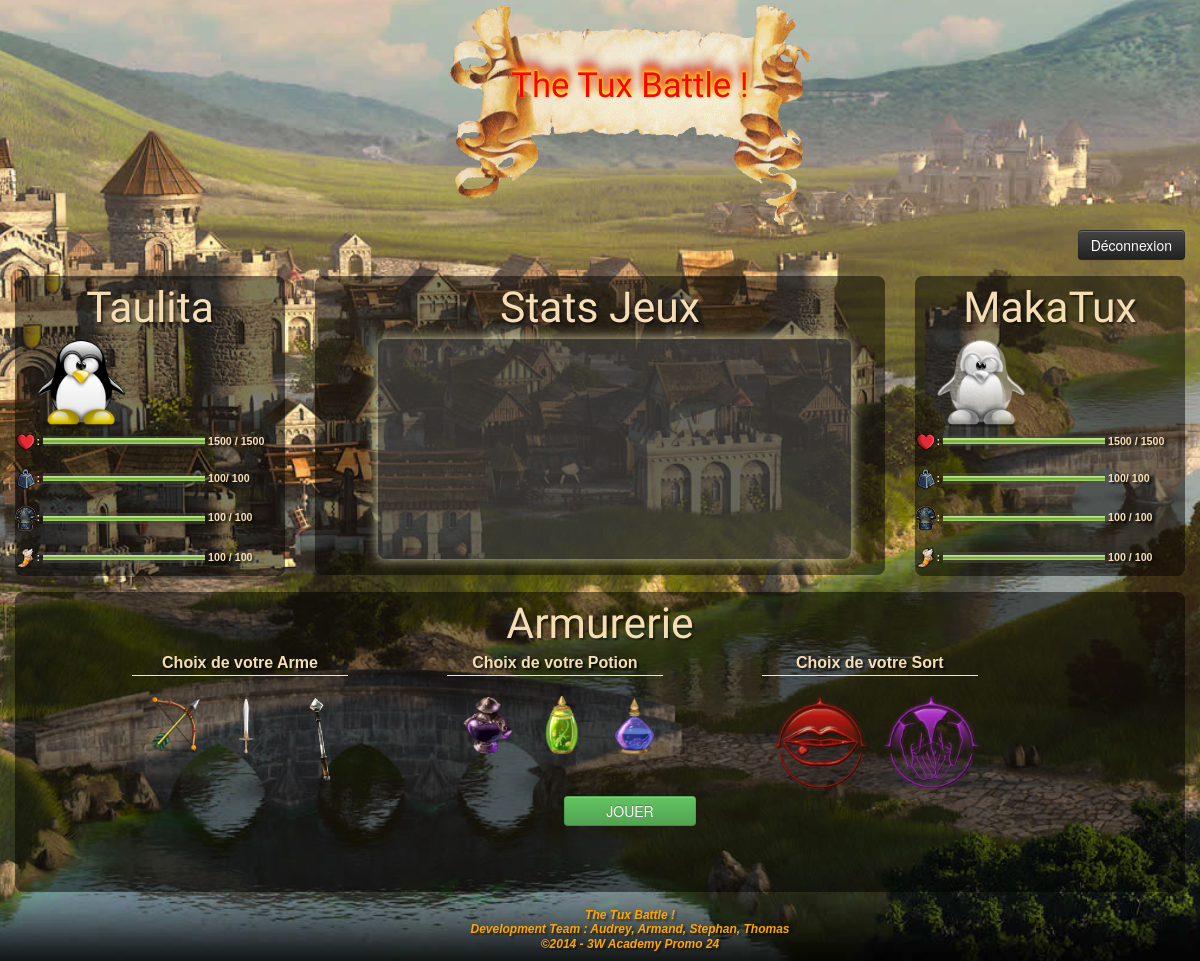
Screenshot of / (signed in) with the database file from the repository.
### tables this page shows
CREATE TABLE IF NOT EXISTS `t_joueur` (
  `id` int(11) NOT NULL AUTO_INCREMENT,
  `nom` varchar(30) NOT NULL,
  `arme` varchar(32) NOT NULL,
  `email` varchar(256) NOT NULL,
  `password` varchar(50) NOT NULL,
  `avatar` int(11) NOT NULL,
  `defaite` int(11) NOT NULL,
  `victoire` int(11) NOT NULL,
  `pv` int(11) NOT NULL,
  `armure` smallint(5) NOT NULL,
  `strength` smallint(5) NOT NULL,
  `agility` smallint(5) NOT NULL,
  PRIMARY KEY (`id`)
);

CREATE TABLE IF NOT EXISTS `t_weapon` (
  `id_weapon` int(11) NOT NULL DEFAULT '0',
  `type` varchar(30) NOT NULL,
  `nom` varchar(50) NOT NULL,
  `agility` smallint(5) NOT NULL,
  `puissance` smallint(5) NOT NULL,
  `pv` smallint(5) NOT NULL,
  `protection` tinyint(1) NOT NULL,
  `rando` tinyint(1) NOT NULL,
  `harakiri` tinyint(1) NOT NULL,
  `megadegat` tinyint(1) NOT NULL,
  `class` varchar(12) NOT NULL,
  PRIMARY KEY (`id_weapon`)
);

### apps/skel.php (called while the page is built)
<?php
require("views/skel.phtml");
?>

### index.php (called while the page is built, shortened)
<?php
	require("sources/confphp/parametres.conf.php");
	require("apps/skel.php");
?>

### apps/header.php (called while the page is built)
<?php
require('views/header.phtml');
?>

### sources/confphp/parametres.conf.php (called while the page is built, shortened)
<?php
	$titre_application = "The Tux Battle !";
	$developpeur1      = "Audrey";
	$developpeur2      = "Armand";
	$developpeur3      = "Stephan";
	$developpeur4      = "Thomas";
	$compagnie         = "3W Academy Promo 24";
?>

### apps/content.php (called while the page is built, shortened)
<?php
require("views/content.phtml");
?>

### apps/player.left.php (called while the page is built)
<?php
$req = "SELECT * FROM t_joueur
		WHERE nom = '".$_SESSION['joueur']."'";
$res = mysqli_query($db,$req);
$data = mysqli_fetch_assoc($res);
require("views/player.left.phtml");
?>

### apps/player.right.php (called while the page is built)
<?php
$req = "SELECT * FROM t_joueur
		WHERE id =1 ";
$res = mysqli_query($db,$req);
$data = mysqli_fetch_assoc($res);
require("views/player.right.phtml");
?>

### apps/playerTurn.php (called while the page is built)
<?php
require("views/playerTurn.phtml");
?>

### apps/footer.php (called while the page is built)
<?php
require('views/footer.phtml');
?>

### views/armes.phtml (the view, shortened to what this page needs)
<li class="span4">
	<label for="f_<?=$weapon['nom']?>">
		<img class="pictogramme <?=$weapon['class']?>" src="sources/img/arme/<?=$weapon['nom']?>.png" alt="<?=$weapon['nom']?>">
	</label>
</li>

### views/skel.phtml (shortened to what this page needs)
<!DOCTYPE html>
<html lang="en">
	<head>
		<link rel="stylesheet" href="sources/css/reset.css">
	    <link rel="stylesheet" href="sources/css/bootstrap.css">
	    <link rel="stylesheet" href="sources/css/bootstrap-responsive.css">
	    <link rel="stylesheet" href="sources/css/animate.css">
	    <link rel="stylesheet" href="sources/css/font-awesome.css">
		<link rel="stylesheet" href="sources/css/tux_battle_style.css">
		<link rel="stylesheet" href="sources/css/customize_bootstrap.css">
  	</head>
 	<body>
  		<div class="content">
		    <header class='container'>
		      <?php require('apps/header.php'); ?>
			</header>
		    <section class='container'>
		      <?php require('apps/'.$page.'.php'); ?>
			</section>
		    <footer class="container">
		      <?php require('apps/footer.php'); ?>
			</footer>
	  	</div>
	</body>
</html>

### views/header.phtml
<div id="container" class="container">
	<div class="span12">
		<h1 class="titre"><?= $titre_application; ?></h1>
	</div>
</div>

### apps/user.login.php (shortened to what this page needs)
<?php
if(isset($_SESSION['joueur']))
{
	require("apps/content.php");
}

### views/content.phtml (shortened to what this page needs)
<div id="container" class="container">
	<div class="row">
		<form action="index.php?page=content" method="POST">
			<button class='btn btn-inverse pull-right' type='submit' name='logout'>D&eacute;connexion</button>
		</form>
	</div>
	<div id="application" class="row-fluid divcontainer">
		<div id="player1" class="span3 playerleft">
			<?php require("apps/player.left.php"); ?>
		</div>
		<div id="statsgame" class="span6">
			<h2 class="modules">Stats Jeux</h2>
			<div class="span10 offset1 gamestats">
			</div>
		</div>
		<div id="player2" class="span3 playerright">
			<?php require("apps/player.right.php"); ?>
		</div>
	</div>
	<div id="application" class="row-fluid divcontainer">
		<div id="equipements" class="span12 equipement">
			<h2 class="modules">Armurerie</h2>
			<?php require("apps/".$section.".php"); ?>
		</div>
	</div>
</div>

### views/player.left.phtml (shortened to what this page needs)
<h2 class="modules"><?=$_SESSION['joueur']?></h2>
<div class="row-fluid">
	<div class="span6">
		<img src="sources/img/tux/<?=$data['arme']?>.png"/>
	</div>
	<div class="equipmentmodule" class="span6">
		<p class="selectedweapon1"></p> <br/>
		<p class="selectedpotion1"></p> <br/>
	</div>
</div>
<div class="stats" id="stats_player1">
	<p title="Health Points">
		<img src="sources/img/etat/pv.png" class="statusbar" class="hpbar"/>:
		<meter value="<?= $data['pv'] ?>" min="0" max="1000" low="200" high="750" optimum="1000">
		</meter>
		<?= $data['pv']?> / 1500
	</p>
	<p title="Stamina">
		<img src="sources/img/etat/force.png" class="statusbar" class="staminabar"/>:
		<meter value="<?= $data['strength'] ?>" min="0" max="100" low="20" high="75" optimum="100">
		</meter>
		<?= $data['strength'] ?>/ 100
	</p>
	<p title="Armor">
		<img src="sources/img/etat/armor.png" class="statusbar" class="armorbar"/>:
		<meter value="<?= $data['armure'] ?>" min="0" max="100" low="20" high="75" optimum="100">
		</meter>
		<?= $data['armure'] ?> / 100
	</p>
	<p title="Agility">
		<img src="sources/img/etat/agilite.png" class="statusbar" class="agilitybar"/>:
		<meter value="<?= $data['agility'] ?>" min="0" max="100" low="20" high="75" optimum="100">
		</meter>
		<?= $data['agility'] ?> / 100
	</p>
</div>

### views/player.right.phtml (shortened to what this page needs)
<h2 class="modules"><?= $data['nom']?></h2>
<div class="row-fluid">
	<div class="span6">
		<img src="sources/img/enemy/<?= $data['arme']?>.png"/>
	</div>
</div>
<div class="stats" id="stats_player2">
	<p title="Health Points">
		<img src="sources/img/etat/pv.png" class="statusbar" class="hpbar"/>:
		<meter value="<?= $data['pv'] ?>" min="0" max="1000" low="200" high="750" optimum="1000">
		</meter>
		<?= $data['pv']?> / 1500
	</p>
	<p title="Stamina">
		<img src="sources/img/etat/force.png" class="statusbar" class="staminabar"/>:
		<meter value="<?= $data['strength'] ?>" min="0" max="100" low="20" high="75" optimum="100">
		</meter>
		<?= $data['strength'] ?>/ 100
	</p>
	<p title="Armor">
		<img src="sources/img/etat/armor.png" class="statusbar" class="armorbar"/>:
		<meter value="<?= $data['armure'] ?>" min="0" max="100" low="20" high="75" optimum="100">
		</meter>
		<?= $data['armure'] ?> / 100
	</p>
	<p title="Agility">
		<img src="sources/img/etat/agilite.png" class="statusbar" class="agilitybar"/>:
		<meter value="<?= $data['agility'] ?>" min="0" max="100" low="20" high="75" optimum="100">
		</meter>
		<?= $data['agility'] ?> / 100
	</p>
</div>

### views/playerTurn.phtml
<form action="index.php?page=content" method="POST">
	<div class="row">
		<div class="container span3">
			<legend>Choix de votre Arme </legend>
			<ul class="inline unstyled arme">
				<?php require('apps/armes.php'); ?>
			</ul>
		</div>
		<div class="container span3">
			<legend>Choix de votre Potion</legend>
			<ul class="inline unstyled potion">
				<?php require('apps/potion.php'); ?>
			</ul>
		</div>
		<div class="container span3">
			<legend>Choix de votre Sort</legend>
			<ul class="inline unstyled sort">
				<?php require('apps/sort.php'); ?>
			</ul>
		</div>
	</div>
	<div class="span6 offset3 play">
		<input class="span3 btn btn-success" type="submit" name='play' value='JOUER'>
	</div>
</form>

### apps/armes.php
<?php
$res = mysqli_query($db, "SELECT*FROM t_weapon WHERE type='arme'");
while ($weapon = mysqli_fetch_assoc($res))
{
	require('views/armes.phtml');
}
?>

### apps/potion.php
<?php
$res = mysqli_query($db, "SELECT*FROM t_weapon WHERE type='potion'");
while ($weapon = mysqli_fetch_assoc($res))
{
	require('views/potion.phtml');
}
?>

### views/potion.phtml (shortened to what this page needs)
<li class="span4">
	<label for="f_<?=$weapon['nom']?>">
		<img class="pictogramme <?=$weapon['class']?>" src="sources/img/potion/<?=$weapon['nom']?>.png" alt="<?=$weapon['nom']?>">
	</label>
</li>

### apps/sort.php
<?php
$res = mysqli_query($db, "SELECT*FROM t_weapon WHERE type='sort'");
while ($weapon = mysqli_fetch_assoc($res))
{
	require('views/sort.phtml');
}
?>

### views/sort.phtml (shortened to what this page needs)
<li class="span6">
	<label for="f_<?=$weapon['nom']?>">
		<img class="pictogramme <?=$weapon['class']?>" src="sources/img/sort/<?=$weapon['nom']?>.png" alt="<?=$weapon['nom']?>">
	</label>
</li>

### views/footer.phtml
<div id="container" class="container">
	<div class="span12">
		<p class="infosfooter">
			<?=$titre_application?><br />
			Development Team : <?=$developpeur1?>, <?=$developpeur2?>, <?=$developpeur3?>, <?=$developpeur4?><br />
			&copy;2014 - <?=$compagnie?>
		</p>
	</div>
</div>

### sources/css/tux_battle_style.css (style rules this page uses)
body { background: url("../../sources/img/background.jpg") no-repeat fixed center center / 180% auto #000000; background-color: #000000; font-family: sans-serif; margin: 0; padding: 0; }
h1.titre { color: #FF0000; display: block; font-family: 'Great Vibes',cursive; font-size: 26pt; font-weight: lighter; margin: 5px auto; line-height: 160px; text-align: center; height: 220px; text-shadow: 0 -1px 3px #FFFF00, 0 -4px 5px #FFA500, 0 -7px 7px #FF0000, 0 -11px 12px #8B0000; width: 360px; background: url("../../sources/img/parch2.png") no-repeat center center/100%; }
.divcontainer { margin: 16px 0 16px 0; }
#player1, #player2, #statsgame, #equipements, #formcnx { background-color: rgba(0, 0, 0, 0.5); border-radius: 8px; float: left; }
.infosfooter { color: #FFA500; font-size: 9pt; font-style: italic; font-weight: bold; line-height: 1.2; text-align: center; text-shadow: 2px 2px 2px rgba(0, 0, 0, 0.5); }
.playerleft, .playerright, .gamestats, .equipement, #equipements legend { color: #F5DEB3; font-size: 12pt; font-weight: bold; line-height: 1; text-align: center; text-shadow: 2px 2px 2px rgba(0, 0, 0, 0.8); height: 300px; }
#equipements legend { height: 20px; }
.gamestats { background-color: rgba(80, 80, 80, 0.5); border-radius: 8px; box-shadow: 0 0 13px rgba(255, 255, 192, 0.8); color: #F5DEB3; font-family: sans-serif; font-size: 9pt; font-weight: lighter; height: 220px; margin-bottom: 16px; overflow: auto; padding: 6px; text-align: left; }
h2.titre-form, h2.modules { color: #F5DEB3; font-family: 'Great Vibes', cursive; font-weight: lighter; font-size: 32pt; line-height: 1; text-align: center; text-shadow: 2px 2px 2px rgba(0, 0, 0, 0.5); }
.arme li, .potion li, .sort li { position: relative; }
.pictogramme { margin: 0 6px !important; }
#equipements .row { margin-right: 10%; margin-left: 10%; }
#equipements .container { margin-right: 8%; }
#equipements .container:last-child { margin-right: none; }
.playerleft img { max-width: 70%; height: auto; margin-bottom: 0px; }
.playerright img { display: inline-block; max-width: 70%; height: auto; margin-bottom: 0px; }
.stats p { margin: 0px 0 0px 0; text-align: left; font-size: 8pt; }
.statusbar { width: 8%; height: auto; }
meter { width: 60%; -moz-appearance: meterbar; background: rgba(80, 80, 80, 0.5); }

### rows the page displays
t_joueur: arme (picture), pv "1500", strength "100", armure "100", agility "100"
t_joueur: nom "MakaTux", arme (picture), pv "1500", strength "100", armure "100", agility "100"
t_weapon: shows a picture
t_weapon: nom (picture)
t_weapon: nom (picture)
t_weapon: nom (picture)
t_weapon: class+nom (picture)
t_weapon: class+nom (picture)
t_weapon: class+nom (picture)
t_weapon: class+nom (picture)

### other values shown
$titre_application "The Tux Battle !"
$_SESSION['joueur'] "Taulita"
$developpeur1 "Audrey"
$developpeur2 "Armand"
$developpeur3 "Stephan"
$developpeur4 "Thomas"
$compagnie "3W Academy Promo 24"
